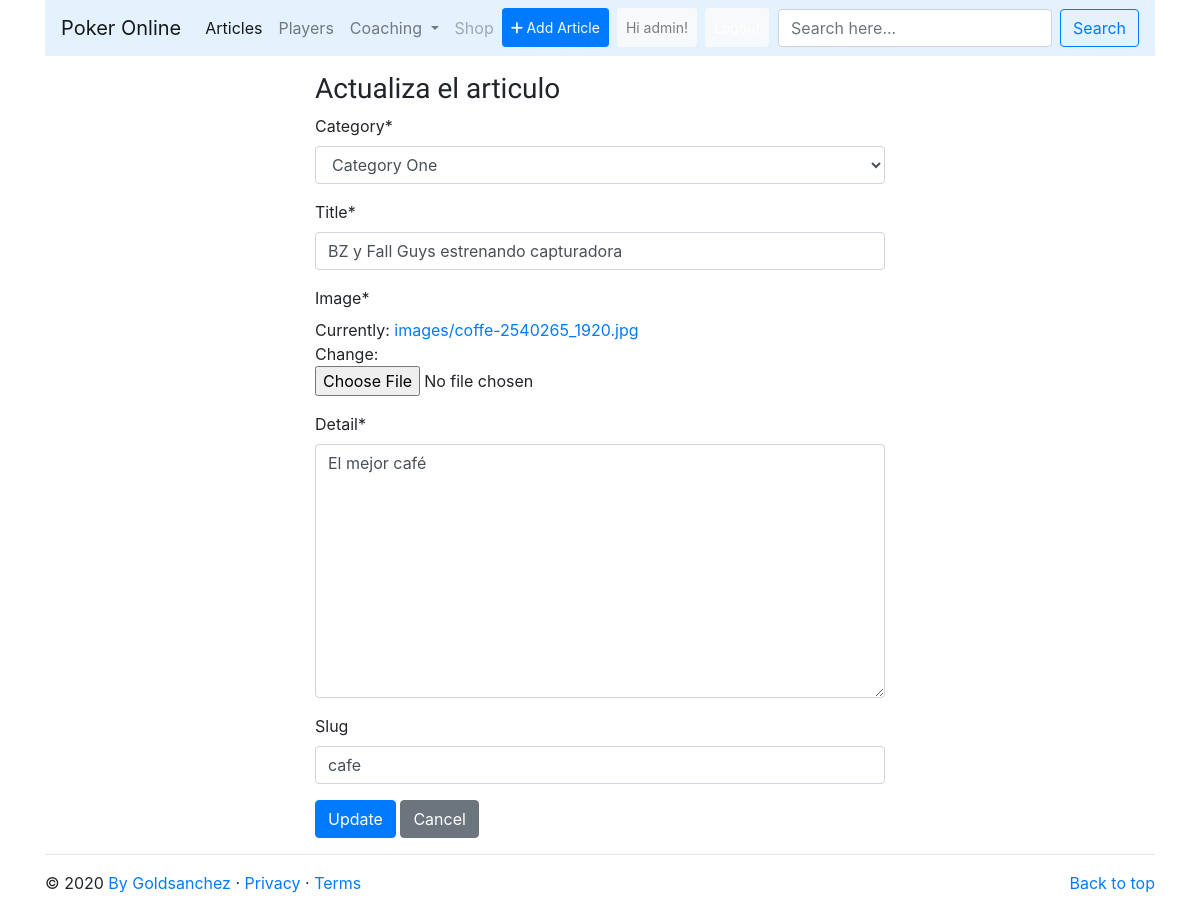
The app's page /update/cafe (signed in) with its own data.
### orbital/models.py (models this page shows, shortened)
class New(models.Model):
    category = models.ForeignKey(Category, on_delete=models.CASCADE)
    title = models.CharField(max_length=100)
    image = models.ImageField(upload_to='images/')
    detail = RichTextField()
    add_time = models.DateTimeField(auto_now_add=True)
    slug = models.SlugField(null=True, blank = True)
    class Meta:
        verbose_name_plural = 'News'

class Category(models.Model):
    title = models.CharField(max_length=50)
    category_image = models.ImageField(upload_to='images/')
    def __str__(self):
        return self.title

### orbital/views.py (the view)
# urls.py: path('update/<slug:slug>', Update.as_view(), name = 'update'),
class Update(UpdateView):
    model = New
    form_class = NewForm
    template_name = 'orbital/update.html'
    success_url = reverse_lazy('home')

### orbital/forms.py
class NewForm(ModelForm):
    class Meta:
        model = New
        fields = '__all__'

### orbital/templates/orbital/update.html
{% extends "orbital/base.html" %}
{% load static %}
{% load crispy_forms_tags %}
{% block article %}
<div class="container col-md-6 my-3">
    <div class="row">
        <div class="col">
            <h3>Actualiza el articulo</h3>
        <form method="POST">{% csrf_token %}
            {{ form|crispy }}
            <input class="btn btn-primary" type="submit" value="Update">
            <a class="btn btn-secondary" href="{% url 'home' %}">Cancel</a>
        </form>
        </div>
    </div>
</div>
{% endblock article %}

### orbital/templates/orbital/navbar.html (shortened to what this page needs)
<div class="container">
    <nav class="navbar navbar-expand-lg navbar-light" style="background-color: #e3f2fd;">
        <a class="navbar-brand" href="{% url 'home' %}">Poker Online</a>
        <div class="collapse navbar-collapse" id="navbarSupportedContent">
          <ul class="navbar-nav mr-auto">
            <li class="nav-item active">
              <a class="nav-link" href="#">Articles <span class="sr-only">(current)</span></a>
            </li>
            <li class="nav-item">
              <a class="nav-link" href="#">Players</a>
            </li>
            <li class="nav-item dropdown">
              <a class="nav-link dropdown-toggle" href="#" id="navbarDropdown" role="button" data-toggle="dropdown" aria-haspopup="true" aria-expanded="false">
                Coaching
              </a>
            </li>
            <li class="nav-item">
              <a class="nav-link disabled" href="#" tabindex="-1" aria-disabled="true">Shop</a>
            </li>
            <li class="nav-item">
              <a class="nav-link text-white btn btn-primary btn-sm" href="{% url 'create' %}" tabindex="-1" aria-disabled="true"><i class="fas fa-plus">&nbsp</i>Add Article</a>
            </li>
            {% if user.is_authenticated %}
              <li class="nav-item">
                <a class="nav-link btn btn-light btn-sm ml-2">Hi {{ user.username }}!</a>
              </li>
            {% else %}
              <li class="nav-item">
                <a class="nav-link text-white btn btn-danger btn-sm ml-2" href="{% url 'login' %}">Login</a>
              </li>
            {% endif %}
            {% if user.is_authenticated %}
              <li class="nav-item text-white">
                <a class="nav-link text-white btn btn-light btn-sm ml-2" href="{% url 'logout' %}">Logout</a>
              </li>
            {% else %}
            <li class="nav-item">
              <a class="nav-link text-white btn btn-danger btn-sm ml-2" href="{% url 'signup' %}">Sign Up</a>
            </li>
            {% endif %}
          </ul>
          <form class="form-inline my-2 my-lg-0">
            <input class="form-control mr-sm-2" type="search" placeholder="Search here..." aria-label="Search">
            <button class="btn btn-outline-primary my-sm-0" type="submit">Search</button>
          </form>
        </div>
      </nav>
</div>

### orbital/static/css/style.css (style rules this page uses)
h1, h2, h3, h4, h5 { font-family: 'Oleo Script', cursive; }

### records on screen
New: category "Category One", detail "El mejor café", slug "cafe"
Category: title "BZ y Fall Guys estrenando capturadora"

### other values on screen
{{ user.username }} "admin"
